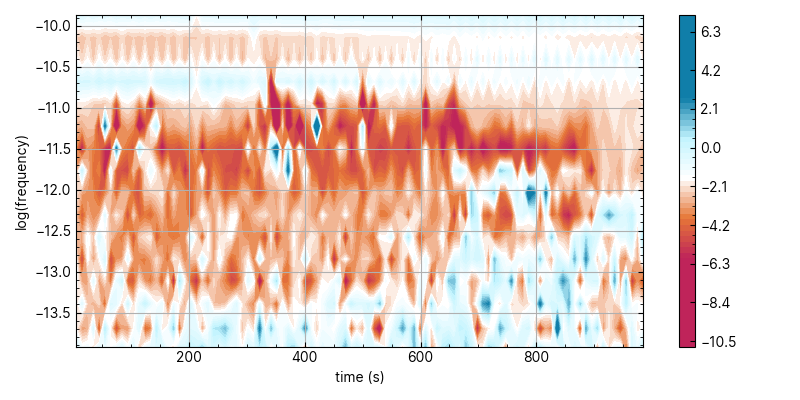

The Python source for this figure:
import matplotlib.pyplot as plt
import numpy as np
import matplotlib.colors as colors
from phdhelper.helpers import override_mpl
from phdhelper.helpers.os_shortcuts import get_path, new_path
from scipy.optimize import curve_fit
from tqdm import tqdm

override_mpl.override()
override_mpl.cmaps("custom_diverging")

save_path = new_path(get_path(__file__))
data_path = new_path(get_path(__file__, ".."), "data")

# Load FSM data
all_B = np.load(data_path("fsm/data.npy"))
all_time = np.load(data_path("fsm/time.npy"))
td = all_time[1] = all_time[0]

# No. Windows
N = 100
# No. Gradients to calculate per window
GRADS = 17

bins_start = np.linspace(0, len(all_time), N, endpoint=False, dtype=int)
# print(f"{bins_start[-1]=} | {len(all_time)=} | {len(all_time)-bins_start[-1]}")
bin_length = np.diff(bins_start)[0]

all_grads = []
all_grads_freq = []
all_times_mid = []

for time_bin, bin in enumerate(tqdm(bins_start)):
    data = all_B[bin : bin + bin_length, :]
    time = all_time[bin : bin + bin_length]

    components = {}
    for component in range(3):
        B = data[:, component] * 1e-09
        B -= B.mean()
        Hann = np.hanning(len(B)) * B
        Y_component = np.fft.fft(Hann)
        freq = np.fft.fftfreq(len(B), td)
        components[component] = (np.power(np.abs(Y_component), 2) * 1e9 * td)[freq > 0]
    y = np.sum([components[i] for i in range(3)], axis=0)
    freq = freq[freq > 0]

    grads_start = np.logspace(
        np.log10(freq.min()), np.log10(freq.max()), GRADS, endpoint=False
    )
    grads_start = np.array([np.argmin(np.abs(freq - g)) for g in grads_start])

    grads = []
    grads_freq = []
    for grad in range(len(grads_start) - 1):
        grad_y = y[grads_start[grad] : grads_start[grad + 1] + 1]
        grad_freq = freq[grads_start[grad] : grads_start[grad + 1] + 1]

        g, c = np.polyfit(np.log(grad_freq), np.log(grad_y), 1)
        grads.append(g)
        grads_freq.append((grad_freq[-1] + grad_freq[0]) / 2)

        if time_bin == 0:

            def func(x, A, B):
                return np.exp(A * np.log(x) + B)

            plt.plot(
                [grad_freq[0], grad_freq[-1]],
                np.array([func(grad_freq[0], g, c), func(grad_freq[-1], g, c)]),
                c="k",
                zorder=2,
                lw=1.5,
            )
    if time_bin == 0:
        plt.loglog(freq, y, zorder=1)
        plt.savefig(save_path("chunkspectrum.png"), dpi=300)
        plt.close()

    all_grads.append(grads)
    all_grads_freq.append(grads_freq)
    all_times_mid.append((time[-1] + time[0]) / 2)

# print(all_grads)
# all_grads = np.array(all_grads).flatten()
all_times_mid = np.array(all_times_mid).flatten()
all_grads_freq = np.log10(np.array(grads_freq))
all_grads_freq, all_times_mid = np.meshgrid(all_grads_freq, all_times_mid)
# all_times_mid = all_times_mid.flatten()
# all_grads_freq = all_grads_freq.flatten()

plt.figure(figsize=(8, 4))
print(f"{all_times_mid.shape=} | {all_grads_freq.shape}")
# , vmin=all_grads.min(), vmax=all_grads.max()
plt.contourf(
    all_times_mid - all_time[0],
    all_grads_freq,
    all_grads,
    levels=64,
    # norm=colors.SymLogNorm(linthresh=0.03, base=10),
    norm=colors.CenteredNorm(vcenter=-5.0 / 3, halfrange=4.333333),
    cmap="custom_diverging",
)
plt.xlabel("time (s)")
plt.ylabel("log(frequency)")

# plt.scatter(all_times_mid, all_grads_freq)

plt.colorbar()
plt.tight_layout()
plt.subplots_adjust(wspace=0.02)
plt.savefig(save_path("chunkerised.png"))
# plt.show()
